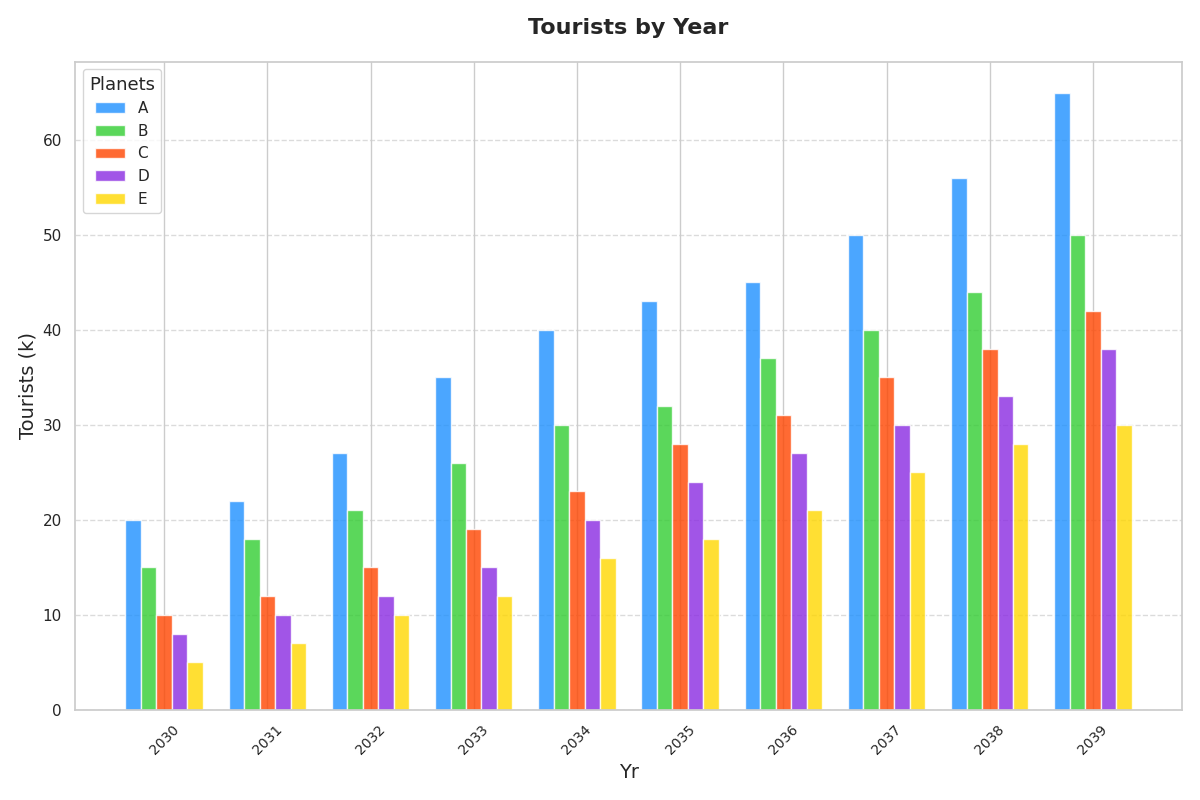

Generate this figure with Python:
import matplotlib.pyplot as plt
import numpy as np

years = np.arange(2030, 2040)
data = {
    'A': [20, 22, 27, 35, 40, 43, 45, 50, 56, 65],
    'B': [15, 18, 21, 26, 30, 32, 37, 40, 44, 50],
    'C': [10, 12, 15, 19, 23, 28, 31, 35, 38, 42],
    'D': [8, 10, 12, 15, 20, 24, 27, 30, 33, 38],
    'E': [5, 7, 10, 12, 16, 18, 21, 25, 28, 30],
}

sorted_data = {planet: np.sort(tourists) for planet, tourists in data.items()}

fig, ax = plt.subplots(figsize=(12, 8))

bar_width = 0.15
x_indexes = np.arange(len(years))
offsets = np.linspace(-0.3, 0.3, len(data))

new_colors = ['#1E90FF', '#32CD32', '#FF4500', '#8A2BE2', '#FFD700']  # New colors
for i, (planet, tourists) in enumerate(sorted_data.items()):
    ax.bar(x_indexes + offsets[i], tourists, width=bar_width, label=planet, color=new_colors[i], alpha=0.8)

ax.set_title('Tourists by Year', fontsize=16, fontweight='bold', pad=20)
ax.set_xlabel('Yr', fontsize=14)
ax.set_ylabel('Tourists (k)', fontsize=14)
ax.set_xticks(x_indexes)
ax.set_xticklabels(years, rotation=45, fontsize=10)
ax.yaxis.grid(True, linestyle='--', alpha=0.7)
ax.set_axisbelow(True)

ax.legend(title='Planets', title_fontsize='13', fontsize='11', loc='upper left')

plt.tight_layout()
plt.show()
